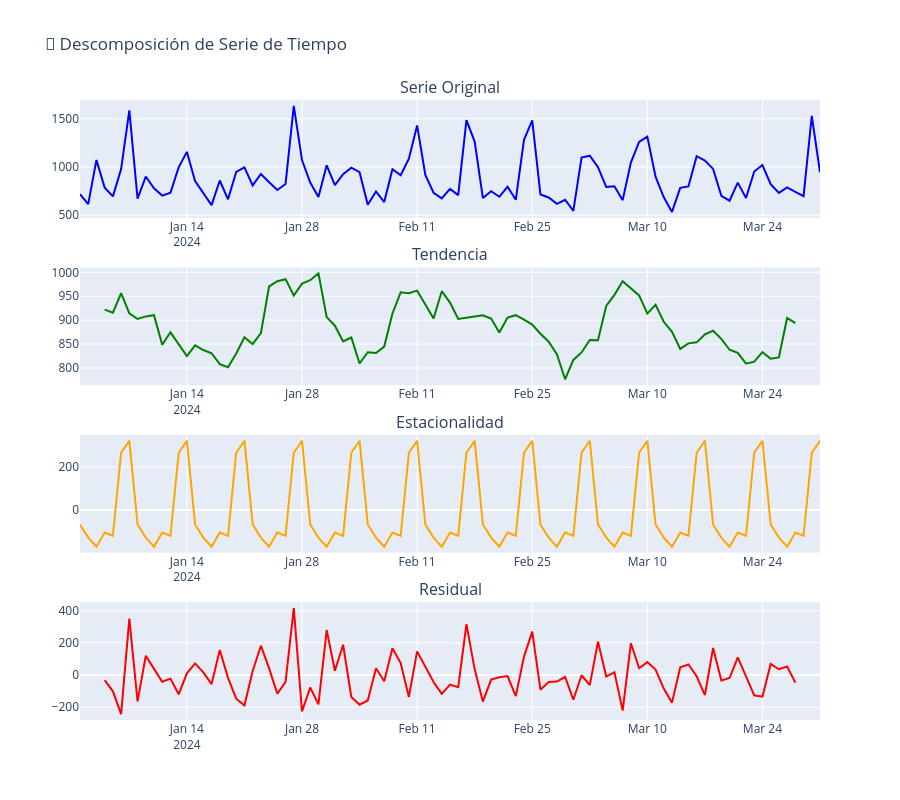

Source (notebook cell):
### Markdown cell above
---

## 🔬 Paso 3: Descomposición de serie de tiempo

**Técnica:** Descomposición aditiva en componentes

**Componentes:**
- **Tendencia:** Dirección general de largo plazo
- **Estacionalidad:** Patrón cíclico repetitivo (semanal)
- **Residual:** Ruido aleatorio no explicado

**Fórmula:** `Y(t) = Tendencia(t) + Estacionalidad(t) + Residual(t)`

### Code cell
# Descomposición aditiva (period=7 para estacionalidad semanal)
decomposition = seasonal_decompose(daily_demand, model='additive', period=7)

# Plotly subplots
fig = make_subplots(
    rows=4, cols=1,
    subplot_titles=('Serie Original', 'Tendencia', 'Estacionalidad', 'Residual'),
    vertical_spacing=0.08
)

fig.add_trace(go.Scatter(x=daily_demand.index, y=daily_demand.values, 
                         name='Original', line=dict(color='blue')), row=1, col=1)
fig.add_trace(go.Scatter(x=daily_demand.index, y=decomposition.trend, 
                         name='Tendencia', line=dict(color='green')), row=2, col=1)
fig.add_trace(go.Scatter(x=daily_demand.index, y=decomposition.seasonal, 
                         name='Estacionalidad', line=dict(color='orange')), row=3, col=1)
fig.add_trace(go.Scatter(x=daily_demand.index, y=decomposition.resid, 
                         name='Residual', line=dict(color='red')), row=4, col=1)

fig.update_layout(height=800, showlegend=False, title_text="🔬 Descomposición de Serie de Tiempo")
fig.show()

print("✅ La serie tiene componentes de tendencia y estacionalidad semanal")
